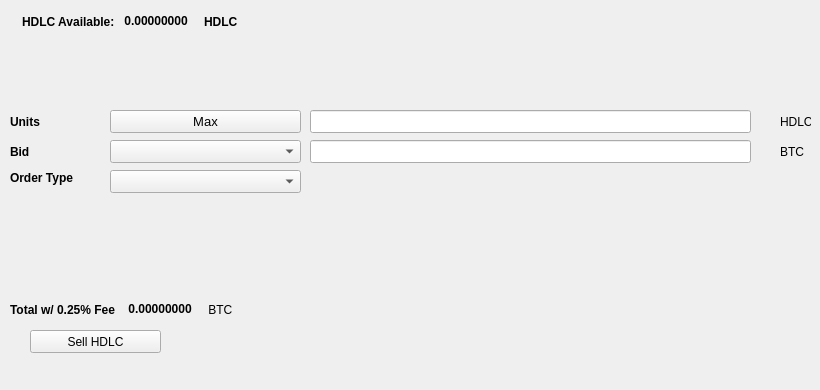
   <widget class="QWidget" name="SellTab">
    <attribute name="title">
     <string>Sell</string>
    </attribute>
    <widget class="QLabel" name="label_16">
     <property name="geometry">
      <rect>
       <x>780</x>
       <y>140</y>
       <width>31</width>
       <height>23</height>
      </rect>
     </property>
     <property name="text">
      <string>BTC</string>
     </property>
    </widget>
    <widget class="QComboBox" name="SellBidcomboBox">
     <property name="geometry">
      <rect>
       <x>110</x>
       <y>140</y>
       <width>191</width>
       <height>23</height>
      </rect>
     </property>
     <property name="font">
      <font>
       <pointsize>10</pointsize>
      </font>
     </property>
    </widget>
    <widget class="QLabel" name="label_18">
     <property name="geometry">
      <rect>
       <x>10</x>
       <y>110</y>
       <width>46</width>
       <height>23</height>
      </rect>
     </property>
     <property name="font">
      <font>
       <weight>75</weight>
       <bold>true</bold>
      </font>
     </property>
     <property name="text">
      <string>Units</string>
     </property>
    </widget>
    <widget class="QPushButton" name="Sell_Max_Amount">
     <property name="geometry">
      <rect>
       <x>110</x>
       <y>110</y>
       <width>191</width>
       <height>23</height>
      </rect>
     </property>
     <property name="font">
      <font>
       <pointsize>10</pointsize>
      </font>
     </property>
     <property name="text">
      <string>Max</string>
     </property>
    </widget>
    <widget class="QLabel" name="label_20">
     <property name="geometry">
      <rect>
       <x>10</x>
       <y>170</y>
       <width>91</width>
       <height>16</height>
      </rect>
     </property>
     <property name="font">
      <font>
       <weight>75</weight>
       <bold>true</bold>
      </font>
     </property>
     <property name="text">
      <string>Order Type</string>
     </property>
    </widget>
    <widget class="QComboBox" name="SellOrdertypeCombo">
     <property name="geometry">
      <rect>
       <x>110</x>
       <y>170</y>
       <width>191</width>
       <height>23</height>
      </rect>
     </property>
     <property name="font">
      <font>
       <pointsize>10</pointsize>
      </font>
     </property>
    </widget>
    <widget class="QLabel" name="label_21">
     <property name="geometry">
      <rect>
       <x>10</x>
       <y>140</y>
       <width>46</width>
       <height>23</height>
      </rect>
     </property>
     <property name="font">
      <font>
       <weight>75</weight>
       <bold>true</bold>
      </font>
     </property>
     <property name="text">
      <string>Bid</string>
     </property>
    </widget>
    <widget class="QLabel" name="label_22">
     <property name="geometry">
      <rect>
       <x>780</x>
       <y>110</y>
       <width>31</width>
       <height>23</height>
      </rect>
     </property>
     <property name="text">
      <string>HDLC</string>
     </property>
    </widget>
    <widget class="QLineEdit" name="UnitsInputHDLC">
     <property name="geometry">
      <rect>
       <x>310</x>
       <y>110</y>
       <width>441</width>
       <height>23</height>
      </rect>
     </property>
     <property name="font">
      <font>
       <pointsize>9</pointsize>
       <weight>75</weight>
       <bold>true</bold>
      </font>
     </property>
    </widget>
    <widget class="QLineEdit" name="SellBidPriceEdit">
     <property name="geometry">
      <rect>
       <x>310</x>
       <y>140</y>
       <width>441</width>
       <height>23</height>
      </rect>
     </property>
     <property name="font">
      <font>
       <pointsize>9</pointsize>
       <weight>75</weight>
       <bold>true</bold>
      </font>
     </property>
    </widget>
    <widget class="QPushButton" name="SellHDLCBTN">
     <property name="geometry">
      <rect>
       <x>30</x>
       <y>330</y>
       <width>131</width>
       <height>23</height>
      </rect>
     </property>
     <property name="text">
      <string>Sell HDLC</string>
     </property>
     <property name="icon">
      <iconset resource="../hodlcash">
       <normaloff>:/icons/bitcoin</normaloff>:/icons/bitcoin</iconset>
     </property>
    </widget>
    <widget class="QWidget" name="layoutWidget3">
     <property name="geometry">
      <rect>
       <x>22</x>
       <y>12</y>
       <width>258</width>
       <height>19</height>
      </rect>
     </property>
     <layout class="QHBoxLayout" name="horizontalLayout">
      <item>
       <widget class="QLabel" name="label232_2">
        <property name="font">
         <font>
          <weight>75</weight>
          <bold>true</bold>
         </font>
        </property>
        <property name="text">
         <string>HDLC Available:</string>
        </property>
       </widget>
      </item>
      <item>
       <widget class="QLabel" name="HDLCAvailableLabel">
        <property name="palette">
         <palette>
          <active>
           <colorrole role="WindowText">
            <brush brushstyle="SolidPattern">
             <color alpha="255">
              <red>0</red>
              <green>0</green>
              <blue>0</blue>
             </color>
            </brush>
           </colorrole>
           <colorrole role="Button">
            <brush brushstyle="SolidPattern">
             <color alpha="255">
              <red>0</red>
              <green>170</green>
              <blue>0</blue>
             </color>
            </brush>
           </colorrole>
           <colorrole role="Light">
            <brush brushstyle="SolidPattern">
             <color alpha="255">
              <red>0</red>
              <green>255</green>
              <blue>0</blue>
             </color>
            </brush>
           </colorrole>
           <colorrole role="Midlight">
            <brush brushstyle="SolidPattern">
             <color alpha="255">
              <red>0</red>
              <green>212</green>
              <blue>0</blue>
             </color>
            </brush>
           </colorrole>
           <colorrole role="Dark">
            <brush brushstyle="SolidPattern">
             <color alpha="255">
              <red>0</red>
              <green>85</green>
              <blue>0</blue>
             </color>
            </brush>
           </colorrole>
           <colorrole role="Mid">
            <brush brushstyle="SolidPattern">
             <color alpha="255">
              <red>0</red>
              <green>113</green>
              <blue>0</blue>
             </color>
            </brush>
           </colorrole>
           <colorrole role="Text">
            <brush brushstyle="SolidPattern">
             <color alpha="255">
              <red>0</red>
              <green>170</green>
              <blue>0</blue>
             </color>
            </brush>
           </colorrole>
           <colorrole role="BrightText">
            <brush brushstyle="SolidPattern">
             <color alpha="255">
              <red>255</red>
              <green>255</green>
              <blue>255</blue>
             </color>
            </brush>
           </colorrole>
           <colorrole role="ButtonText">
            <brush brushstyle="SolidPattern">
             <color alpha="255">
              <red>0</red>
              <green>0</green>
              <blue>0</blue>
             </color>
            </brush>
           </colorrole>
           <colorrole role="Base">
            <brush brushstyle="SolidPattern">
             <color alpha="255">
              <red>255</red>
              <green>255</green>
              <blue>255</blue>
             </color>
            </brush>
           </colorrole>
           <colorrole role="Window">
            <brush brushstyle="SolidPattern">
             <color alpha="255">
              <red>0</red>
              <green>170</green>
              <blue>0</blue>
             </color>
            </brush>
           </colorrole>
           <colorrole role="Shadow">
            <brush brushstyle="SolidPattern">
             <color alpha="255">
              <red>0</red>
              <green>0</green>
              <blue>0</blue>
             </color>
            </brush>
           </colorrole>
           <colorrole role="AlternateBase">
            <brush brushstyle="SolidPattern">
             <color alpha="255">
              <red>127</red>
              <green>212</green>
              <blue>127</blue>
             </color>
            </brush>
           </colorrole>
           <colorrole role="ToolTipBase">
            <brush brushstyle="SolidPattern">
             <color alpha="255">
              <red>255</red>
              <green>255</green>
              <blue>220</blue>
             </color>
            </brush>
           </colorrole>
           <colorrole role="ToolTipText">
            <brush brushstyle="SolidPattern">
             <color alpha="255">
              <red>0</red>
              <green>0</green>
              <blue>0</blue>
             </color>
            </brush>
           </colorrole>
          </active>
          <inactive>
           <colorrole role="WindowText">
            <brush brushstyle="SolidPattern">
             <color alpha="255">
              <red>0</red>
              <green>0</green>
              <blue>0</blue>
             </color>
            </brush>
           </colorrole>
           <colorrole role="Button">
            <brush brushstyle="SolidPattern">
             <color alpha="255">
              <red>0</red>
              <green>170</green>
              <blue>0</blue>
             </color>
            </brush>
           </colorrole>
           <colorrole role="Light">
            <brush brushstyle="SolidPattern">
             <color alpha="255">
              <red>0</red>
              <green>255</green>
              <blue>0</blue>
             </color>
            </brush>
           </colorrole>
           <colorrole role="Midlight">
            <brush brushstyle="SolidPattern">
             <color alpha="255">
              <red>0</red>
              <green>212</green>
              <blue>0</blue>
             </color>
            </brush>
           </colorrole>
           <colorrole role="Dark">
            <brush brushstyle="SolidPattern">
             <color alpha="255">
              <red>0</red>
              <green>85</green>
              <blue>0</blue>
             </color>
            </brush>
           </colorrole>
           <colorrole role="Mid">
            <brush brushstyle="SolidPattern">
             <color alpha="255">
              <red>0</red>
              <green>113</green>
              <blue>0</blue>
             </color>
            </brush>
           </colorrole>
           <colorrole role="Text">
            <brush brushstyle="SolidPattern">
             <color alpha="255">
              <red>0</red>
              <green>170</green>
              <blue>0</blue>
             </color>
            </brush>
           </colorrole>
           <colorrole role="BrightText">
            <brush brushstyle="SolidPattern">
             <color alpha="255">
              <red>255</red>
              <green>255</green>
              <blue>255</blue>
             </color>
            </brush>
           </colorrole>
           <colorrole role="ButtonText">
            <brush brushstyle="SolidPattern">
             <color alpha="255">
              <red>0</red>
              <green>0</green>
              <blue>0</blue>
             </color>
            </brush>
           </colorrole>
           <colorrole role="Base">
            <brush brushstyle="SolidPattern">
             <color alpha="255">
              <red>255</red>
              <green>255</green>
              <blue>255</blue>
             </color>
            </brush>
           </colorrole>
           <colorrole role="Window">
            <brush brushstyle="SolidPattern">
             <color alpha="255">
              <red>0</red>
              <green>170</green>
              <blue>0</blue>
             </color>
            </brush>
           </colorrole>
           <colorrole role="Shadow">
            <brush brushstyle="SolidPattern">
             <color alpha="255">
              <red>0</red>
              <green>0</green>
              <blue>0</blue>
             </color>
            </brush>
           </colorrole>
           <colorrole role="AlternateBase">
            <brush brushstyle="SolidPattern">
             <color alpha="255">
              <red>127</red>
              <green>212</green>
              <blue>127</blue>
             </color>
            </brush>
           </colorrole>
           <colorrole role="ToolTipBase">
            <brush brushstyle="SolidPattern">
             <color alpha="255">
              <red>255</red>
              <green>255</green>
              <blue>220</blue>
             </color>
            </brush>
           </colorrole>
           <colorrole role="ToolTipText">
            <brush brushstyle="SolidPattern">
             <color alpha="255">
              <red>0</red>
              <green>0</green>
              <blue>0</blue>
             </color>
            </brush>
           </colorrole>
          </inactive>
          <disabled>
           <colorrole role="WindowText">
            <brush brushstyle="SolidPattern">
             <color alpha="255">
              <red>0</red>
              <green>85</green>
              <blue>0</blue>
             </color>
            </brush>
           </colorrole>
           <colorrole role="Button">
            <brush brushstyle="SolidPattern">
             <color alpha="255">
              <red>0</red>
              <green>170</green>
              <blue>0</blue>
             </color>
            </brush>
           </colorrole>
           <colorrole role="Light">
            <brush brushstyle="SolidPattern">
             <color alpha="255">
              <red>0</red>
              <green>255</green>
              <blue>0</blue>
             </color>
            </brush>
           </colorrole>
           <colorrole role="Midlight">
            <brush brushstyle="SolidPattern">
             <color alpha="255">
              <red>0</red>
              <green>212</green>
              <blue>0</blue>
             </color>
            </brush>
           </colorrole>
           <colorrole role="Dark">
            <brush brushstyle="SolidPattern">
             <color alpha="255">
              <red>0</red>
              <green>85</green>
              <blue>0</blue>
             </color>
            </brush>
           </colorrole>
           <colorrole role="Mid">
            <brush brushstyle="SolidPattern">
             <color alpha="255">
              <red>0</red>
              <green>113</green>
              <blue>0</blue>
             </color>
            </brush>
           </colorrole>
           <colorrole role="Text">
            <brush brushstyle="SolidPattern">
             <color alpha="255">
              <red>0</red>
              <green>85</green>
              <blue>0</blue>
             </color>
            </brush>
           </colorrole>
           <colorrole role="BrightText">
            <brush brushstyle="SolidPattern">
             <color alpha="255">
              <red>255</red>
              <green>255</green>
              <blue>255</blue>
             </color>
            </brush>
           </colorrole>
           <colorrole role="ButtonText">
            <brush brushstyle="SolidPattern">
             <color alpha="255">
              <red>0</red>
              <green>85</green>
              <blue>0</blue>
             </color>
            </brush>
           </colorrole>
           <colorrole role="Base">
            <brush brushstyle="SolidPattern">
             <color alpha="255">
              <red>0</red>
              <green>170</green>
              <blue>0</blue>
             </color>
            </brush>
           </colorrole>
           <colorrole role="Window">
            <brush brushstyle="SolidPattern">
             <color alpha="255">
              <red>0</red>
              <green>170</green>
              <blue>0</blue>
             </color>
            </brush>
           </colorrole>
           <colorrole role="Shadow">
            <brush brushstyle="SolidPattern">
             <color alpha="255">
              <red>0</red>
              <green>0</green>
              <blue>0</blue>
             </color>
            </brush>
           </colorrole>
           <colorrole role="AlternateBase">
            <brush brushstyle="SolidPattern">
             <color alpha="255">
              <red>0</red>
              <green>170</green>
              <blue>0</blue>
             </color>
            </brush>
           </colorrole>
           <colorrole role="ToolTipBase">
            <brush brushstyle="SolidPattern">
             <color alpha="255">
              <red>255</red>
              <green>255</green>
              <blue>220</blue>
             </color>
            </brush>
           </colorrole>
           <colorrole role="ToolTipText">
            <brush brushstyle="SolidPattern">
             <color alpha="255">
              <red>0</red>
              <green>0</green>
              <blue>0</blue>
             </color>
            </brush>
           </colorrole>
          </disabled>
         </palette>
        </property>
        <property name="font">
         <font>
          <weight>75</weight>
          <bold>true</bold>
         </font>
        </property>
        <property name="text">
         <string> 0.00000000 </string>
        </property>
        <property name="textInteractionFlags">
         <set>Qt::LinksAccessibleByMouse|Qt::TextSelectableByKeyboard|Qt::TextSelectableByMouse</set>
        </property>
       </widget>
      </item>
      <item>
       <widget class="QLabel" name="labelHDLC">
        <property name="font">
         <font>
          <weight>75</weight>
          <bold>true</bold>
         </font>
        </property>
        <property name="text">
         <string>HDLC</string>
        </property>
       </widget>
      </item>
     </layout>
    </widget>
    <widget class="QWidget" name="layoutWidget">
     <property name="geometry">
      <rect>
       <x>10</x>
       <y>300</y>
       <width>268</width>
       <height>19</height>
      </rect>
     </property>
     <layout class="QHBoxLayout" name="horizontalLayout_2">
      <item>
       <widget class="QLabel" name="label_19">
        <property name="font">
         <font>
          <weight>75</weight>
          <bold>true</bold>
         </font>
        </property>
        <property name="text">
         <string>Total w/ 0.25% Fee </string>
        </property>
       </widget>
      </item>
      <item>
       <widget class="QLabel" name="SellCostLabel">
        <property name="palette">
         <palette>
          <active>
           <colorrole role="WindowText">
            <brush brushstyle="SolidPattern">
             <color alpha="255">
              <red>0</red>
              <green>0</green>
              <blue>0</blue>
             </color>
            </brush>
           </colorrole>
           <colorrole role="Button">
            <brush brushstyle="SolidPattern">
             <color alpha="255">
              <red>0</red>
              <green>170</green>
              <blue>0</blue>
             </color>
            </brush>
           </colorrole>
           <colorrole role="Light">
            <brush brushstyle="SolidPattern">
             <color alpha="255">
              <red>0</red>
              <green>255</green>
              <blue>0</blue>
             </color>
            </brush>
           </colorrole>
           <colorrole role="Midlight">
            <brush brushstyle="SolidPattern">
             <color alpha="255">
              <red>0</red>
              <green>212</green>
              <blue>0</blue>
             </color>
            </brush>
           </colorrole>
           <colorrole role="Dark">
            <brush brushstyle="SolidPattern">
             <color alpha="255">
              <red>0</red>
              <green>85</green>
              <blue>0</blue>
             </color>
            </brush>
           </colorrole>
           <colorrole role="Mid">
            <brush brushstyle="SolidPattern">
             <color alpha="255">
              <red>0</red>
              <green>113</green>
              <blue>0</blue>
             </color>
            </brush>
           </colorrole>
           <colorrole role="Text">
            <brush brushstyle="SolidPattern">
             <color alpha="255">
              <red>0</red>
              <green>170</green>
              <blue>0</blue>
             </color>
            </brush>
           </colorrole>
           <colorrole role="BrightText">
            <brush brushstyle="SolidPattern">
             <color alpha="255">
              <red>255</red>
              <green>255</green>
              <blue>255</blue>
             </color>
            </brush>
           </colorrole>
           <colorrole role="ButtonText">
            <brush brushstyle="SolidPattern">
             <color alpha="255">
              <red>0</red>
              <green>0</green>
              <blue>0</blue>
             </color>
            </brush>
           </colorrole>
           <colorrole role="Base">
            <brush brushstyle="SolidPattern">
             <color alpha="255">
              <red>255</red>
              <green>255</green>
              <blue>255</blue>
             </color>
            </brush>
           </colorrole>
           <colorrole role="Window">
            <brush brushstyle="SolidPattern">
             <color alpha="255">
              <red>0</red>
              <green>170</green>
              <blue>0</blue>
             </color>
            </brush>
           </colorrole>
           <colorrole role="Shadow">
            <brush brushstyle="SolidPattern">
             <color alpha="255">
              <red>0</red>
              <green>0</green>
              <blue>0</blue>
             </color>
            </brush>
           </colorrole>
           <colorrole role="AlternateBase">
            <brush brushstyle="SolidPattern">
             <color alpha="255">
              <red>127</red>
              <green>212</green>
              <blue>127</blue>
             </color>
            </brush>
           </colorrole>
           <colorrole role="ToolTipBase">
            <brush brushstyle="SolidPattern">
             <color alpha="255">
              <red>255</red>
              <green>255</green>
              <blue>220</blue>
             </color>
            </brush>
           </colorrole>
           <colorrole role="ToolTipText">
            <brush brushstyle="SolidPattern">
             <color alpha="255">
              <red>0</red>
              <green>0</green>
              <blue>0</blue>
             </color>
            </brush>
           </colorrole>
          </active>
          <inactive>
           <colorrole role="WindowText">
            <brush brushstyle="SolidPattern">
             <color alpha="255">
              <red>0</red>
              <green>0</green>
              <blue>0</blue>
             </color>
            </brush>
           </colorrole>
           <colorrole role="Button">
            <brush brushstyle="SolidPattern">
             <color alpha="255">
              <red>0</red>
              <green>170</green>
              <blue>0</blue>
             </color>
            </brush>
           </colorrole>
           <colorrole role="Light">
            <brush brushstyle="SolidPattern">
             <color alpha="255">
              <red>0</red>
              <green>255</green>
              <blue>0</blue>
             </color>
            </brush>
           </colorrole>
           <colorrole role="Midlight">
            <brush brushstyle="SolidPattern">
             <color alpha="255">
              <red>0</red>
              <green>212</green>
              <blue>0</blue>
             </color>
            </brush>
           </colorrole>
           <colorrole role="Dark">
            <brush brushstyle="SolidPattern">
             <color alpha="255">
              <red>0</red>
              <green>85</green>
              <blue>0</blue>
             </color>
            </brush>
           </colorrole>
           <colorrole role="Mid">
            <brush brushstyle="SolidPattern">
             <color alpha="255">
              <red>0</red>
              <green>113</green>
              <blue>0</blue>
             </color>
            </brush>
           </colorrole>
           <colorrole role="Text">
            <brush brushstyle="SolidPattern">
             <color alpha="255">
              <red>0</red>
              <green>170</green>
              <blue>0</blue>
             </color>
            </brush>
           </colorrole>
           <colorrole role="BrightText">
            <brush brushstyle="SolidPattern">
             <color alpha="255">
              <red>255</red>
              <green>255</green>
              <blue>255</blue>
             </color>
            </brush>
           </colorrole>
           <colorrole role="ButtonText">
            <brush brushstyle="SolidPattern">
             <color alpha="255">
              <red>0</red>
              <green>0</green>
              <blue>0</blue>
             </color>
            </brush>
           </colorrole>
           <colorrole role="Base">
            <brush brushstyle="SolidPattern">
             <color alpha="255">
              <red>255</red>
              <green>255</green>
              <blue>255</blue>
             </color>
            </brush>
           </colorrole>
           <colorrole role="Window">
            <brush brushstyle="SolidPattern">
             <color alpha="255">
              <red>0</red>
              <green>170</green>
              <blue>0</blue>
             </color>
            </brush>
           </colorrole>
           <colorrole role="Shadow">
            <brush brushstyle="SolidPattern">
             <color alpha="255">
              <red>0</red>
              <green>0</green>
              <blue>0</blue>
             </color>
            </brush>
           </colorrole>
           <colorrole role="AlternateBase">
            <brush brushstyle="SolidPattern">
             <color alpha="255">
              <red>127</red>
              <green>212</green>
              <blue>127</blue>
             </color>
            </brush>
           </colorrole>
           <colorrole role="ToolTipBase">
            <brush brushstyle="SolidPattern">
             <color alpha="255">
              <red>255</red>
              <green>255</green>
              <blue>220</blue>
             </color>
            </brush>
           </colorrole>
           <colorrole role="ToolTipText">
            <brush brushstyle="SolidPattern">
             <color alpha="255">
              <red>0</red>
              <green>0</green>
              <blue>0</blue>
             </color>
            </brush>
           </colorrole>
          </inactive>
          <disabled>
           <colorrole role="WindowText">
            <brush brushstyle="SolidPattern">
             <color alpha="255">
              <red>0</red>
              <green>85</green>
              <blue>0</blue>
             </color>
            </brush>
           </colorrole>
           <colorrole role="Button">
            <brush brushstyle="SolidPattern">
             <color alpha="255">
              <red>0</red>
              <green>170</green>
              <blue>0</blue>
             </color>
            </brush>
           </colorrole>
           <colorrole role="Light">
            <brush brushstyle="SolidPattern">
             <color alpha="255">
              <red>0</red>
              <green>255</green>
              <blue>0</blue>
             </color>
            </brush>
           </colorrole>
           <colorrole role="Midlight">
            <brush brushstyle="SolidPattern">
             <color alpha="255">
              <red>0</red>
              <green>212</green>
              <blue>0</blue>
             </color>
            </brush>
           </colorrole>
           <colorrole role="Dark">
            <brush brushstyle="SolidPattern">
             <color alpha="255">
              <red>0</red>
              <green>85</green>
              <blue>0</blue>
             </color>
            </brush>
           </colorrole>
           <colorrole role="Mid">
            <brush brushstyle="SolidPattern">
             <color alpha="255">
              <red>0</red>
              <green>113</green>
              <blue>0</blue>
             </color>
            </brush>
           </colorrole>
           <colorrole role="Text">
            <brush brushstyle="SolidPattern">
             <color alpha="255">
              <red>0</red>
              <green>85</green>
              <blue>0</blue>
             </color>
            </brush>
           </colorrole>
           <colorrole role="BrightText">
            <brush brushstyle="SolidPattern">
             <color alpha="255">
              <red>255</red>
              <green>255</green>
              <blue>255</blue>
             </color>
            </brush>
           </colorrole>
           <colorrole role="ButtonText">
            <brush brushstyle="SolidPattern">
             <color alpha="255">
              <red>0</red>
              <green>85</green>
              <blue>0</blue>
             </color>
            </brush>
           </colorrole>
           <colorrole role="Base">
            <brush brushstyle="SolidPattern">
             <color alpha="255">
              <red>0</red>
              <green>170</green>
              <blue>0</blue>
             </color>
            </brush>
           </colorrole>
           <colorrole role="Window">
            <brush brushstyle="SolidPattern">
             <color alpha="255">
              <red>0</red>
              <green>170</green>
              <blue>0</blue>
             </color>
            </brush>
           </colorrole>
           <colorrole role="Shadow">
            <brush brushstyle="SolidPattern">
             <color alpha="255">
              <red>0</red>
              <green>0</green>
              <blue>0</blue>
             </color>
            </brush>
           </colorrole>
           <colorrole role="AlternateBase">
            <brush brushstyle="SolidPattern">
             <color alpha="255">
              <red>0</red>
              <green>170</green>
              <blue>0</blue>
             </color>
            </brush>
           </colorrole>
           <colorrole role="ToolTipBase">
            <brush brushstyle="SolidPattern">
             <color alpha="255">
              <red>255</red>
              <green>255</green>
              <blue>220</blue>
             </color>
            </brush>
           </colorrole>
           <colorrole role="ToolTipText">
            <brush brushstyle="SolidPattern">
             <color alpha="255">
              <red>0</red>
              <green>0</green>
              <blue>0</blue>
             </color>
            </brush>
           </colorrole>
          </disabled>
         </palette>
        </property>
        <property name="font">
         <font>
          <weight>75</weight>
          <bold>true</bold>
         </font>
        </property>
        <property name="autoFillBackground">
         <bool>false</bool>
        </property>
        <property name="text">
         <string> 0.00000000</string>
        </property>
        <property name="textInteractionFlags">
         <set>Qt::LinksAccessibleByMouse|Qt::TextSelectableByMouse</set>
        </property>
       </widget>
      </item>
      <item>
       <widget class="QLabel" name="label_17">
        <property name="font">
         <font>
          <weight>50</weight>
          <bold>false</bold>
         </font>
        </property>
        <property name="text">
         <string> BTC</string>
        </property>
       </widget>
      </item>
     </layout>
    </widget>
    <widget class="QLabel" name="label_23">
     <property name="geometry">
      <rect>
       <x>460</x>
       <y>300</y>
       <width>281</width>
       <height>81</height>
      </rect>
     </property>
     <property name="text">
      <string/>
     </property>
     <property name="pixmap">
      <pixmap>:/images/bittrex</pixmap>
     </property>
    </widget>
   </widget>
